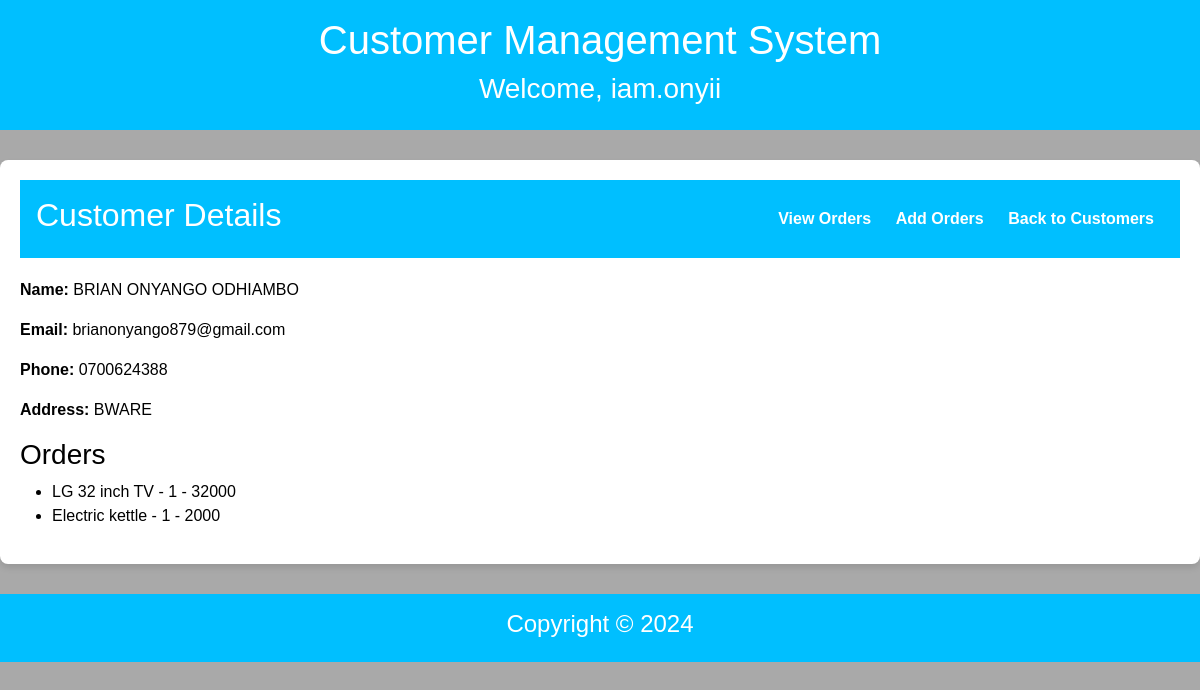
The app's page /customer/1/ (signed in) with its own data.
### accounts/models.py (models this page shows)
class CustomUser(AbstractUser):
    bio = models.TextField(null=True, blank=True)

### customer/models.py (models this page shows, shortened)
class Customer(models.Model):
    name = models.CharField(max_length=250)
    email = models.EmailField(unique=True)
    phone = models.CharField(max_length=15)
    address = models.TextField(max_length=100)
    created_at = models.DateTimeField(auto_now_add=True)

class Order(models.Model):
    STATUS_CHOICES = [
        ('Pending', 'Pending'),
        ('Processing', 'Processing'),
        ('Completed', 'Completed'),
    ]
    customer = models.ForeignKey(Customer, on_delete=models.CASCADE, related_name='orders')
    product = models.CharField(max_length=100)
    quantity = models.PositiveIntegerField(default=1)
    price = models.PositiveIntegerField(default=1)
    order_date = models.DateTimeField(auto_now_add=True)
    order_status = models.CharField(max_length=20, choices=STATUS_CHOICES, default='Pending')

### customer/views.py (the view)
# urls.py: path('customer/<int:id>/',views.customer_detail,name='customer_detail'),
@login_required(login_url='login')
def customer_detail(request, id):
    customer = get_object_or_404(Customer, id=id)
    return render(request, 'customer/customer_detail.html', {'customer': customer})

### customer/templates/customer/customer_detail.html (shortened to what this page needs)
{% extends 'customer/base.html' %}
{% block content %}
<div class="dashboard-container">
    <header class="dashboard-header">
        <h2>Customer Details</h2>
        <nav>
            <a href="{% url 'order_list' customer.id %}">View Orders</a>
            <a href="{% url 'order_form' customer.id %}">Add Orders</a>
            <a href="{% url 'customer_list' %}">Back to Customers</a>
        </nav>
    </header>
    <p><strong>Name:</strong> {{ customer.name }}</p>
    <p><strong>Email:</strong> {{ customer.email }}</p>
    <p><strong>Phone:</strong> {{ customer.phone }}</p>
    <p><strong>Address:</strong> {{ customer.address }}</p>
    <h3>Orders</h3>
    <ul>
        {% for order in customer.orders.all %}
        <li>{{ order.product }} - {{ order.quantity }} - {{ order.price }}</li>
        {% endfor %}
    </ul>
    {% endblock %}

### customer/templates/customer/base.html (shortened to what this page needs)
<!DOCTYPE html>
<html lang="en">
<head>
    <link href="https://cdn.jsdelivr.net/npm/bootstrap@5.3.3/dist/css/bootstrap.min.css" rel="stylesheet"
>
        {% load static %}
        <link rel="stylesheet" type="text/css" href="{% static 'style.css' %}">
</head>
<body>
<div class="grid-container">
    <div id="NavbarDiv">
        <header>
            <h1>Customer Management System</h1>
            <h3>Welcome, {{user.username}}</h3>
        </header>
    </div>
    <div id="ContentDiv">
        {% block content %}
        {% endblock %}
    </div>
</div>
<div id="FooterDiv">
    <footer>
        <h4>Copyright © 2024</h4>
    </footer>
</div>
</body>
</html>

### static/style.css (style rules this page uses)
body { font-family: Arial, sans-serif; margin: 0; padding: 0; background-color: darkgray; color: black; overflow-x: auto; }
.dashboard-container { max-width: 1200px; margin: 20px auto; padding: 20px; background: white; border-radius: 8px; box-shadow: 0 4px 6px rgba(0, 0, 0, 0.1); }
.dashboard-header { display: flex; justify-content: space-between; align-items: center; margin-bottom: 20px; }
.dashboard-header nav a { margin: 0 10px; text-decoration: none; color: white; font-weight: bold; }
.grid-container { display: grid; grid-gap: 10px; grid-template-areas: 'nd nd nd nd nd nd nd nd' 'cd cd cd cd cd cd cd cd' 'fd fd fd fd fd fd fd fd'; }
#NavbarDiv { grid-area: nd; }
#ContentDiv { grid-area: cd; }
#FooterDiv { grid-area: fd; }

### customer/templates/customer/base.html (style rules this page uses)
body { font-family: Arial, sans-serif; margin: 0; padding: 0; }
header { background: deepskyblue; color: white; padding: 1rem; text-align: center; }
footer { background: deepskyblue; color: white; padding: 1rem; text-align: center; }

### records on screen
CustomUser: username "iam.onyii"
Customer: name "BRIAN ONYANGO ODHIAMBO", email "brianonyango879@gmail.com", phone "0700624388", address "BWARE"
Order: product "LG 32 inch TV", quantity "1", price "32000"
Order: product "Electric kettle", quantity "1", price "2000"
